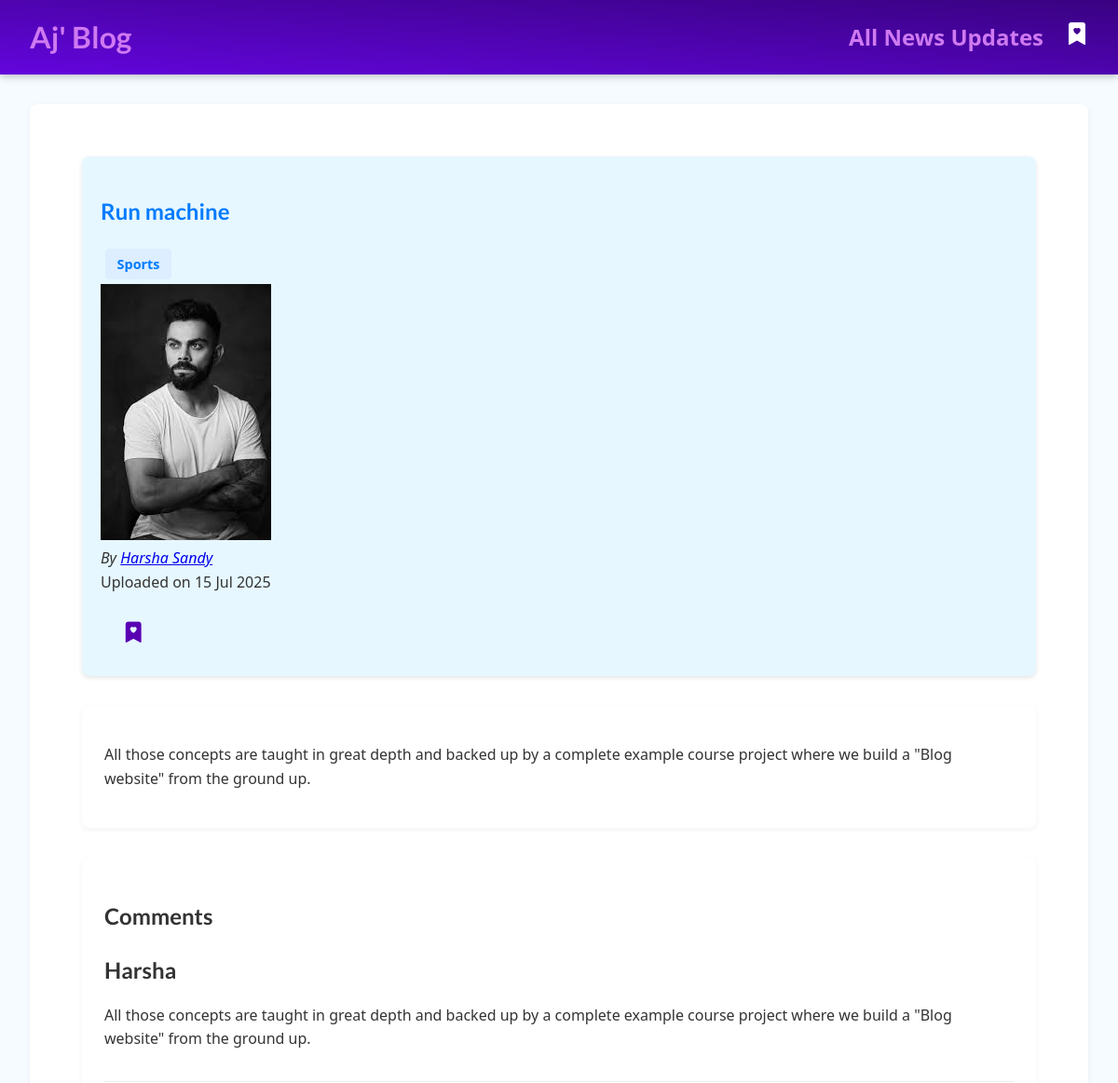
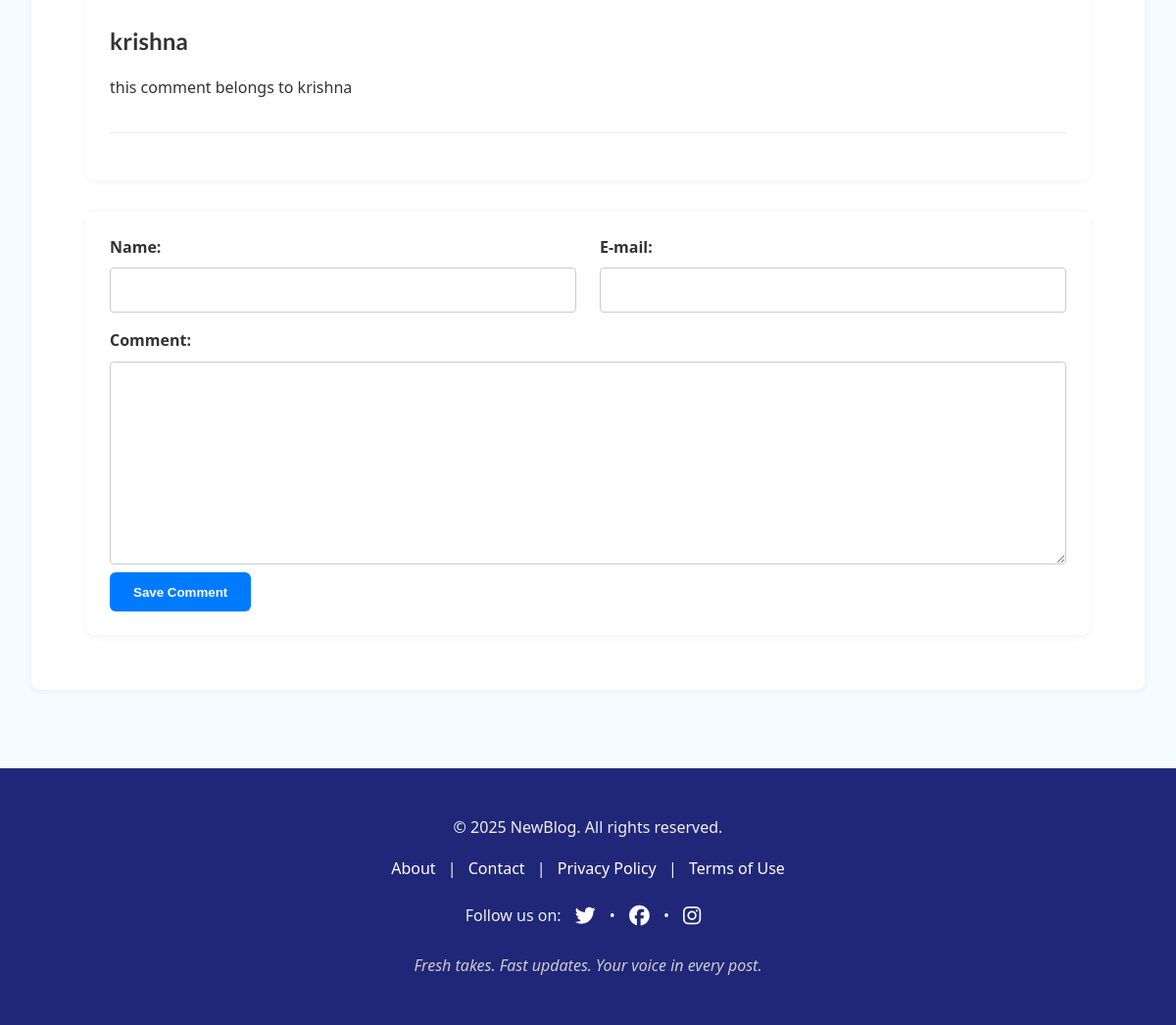
Screenshot of /posts/run-machine with the database file from the repository (2 pictures, top to bottom).
### blog/models.py (models this page shows, shortened)
class Post(models.Model):
    title=models.CharField(max_length=50)
    excerpt=models.CharField(max_length=200)
    image_name=models.ImageField(upload_to="posts",null=True)
    date = models.DateTimeField(auto_now_add=True)
    slug=models.SlugField(unique=True,db_index=True,allow_unicode=True)
    content=models.TextField(validators=[MinLengthValidator(10)])
    author=models.ForeignKey(Author,on_delete=models.SET_NULL,null=True)
    tag=models.ManyToManyField(Tag)

class Tag(models.Model):
    caption=models.CharField(max_length=100)

class Author(models.Model):
    first_name=models.CharField(max_length=50)
    last_name=models.CharField(max_length=50)
    email = models.EmailField(verbose_name="Email", max_length=254)
    def __str__(self):
        return f"{self.first_name} {self.last_name}"

class Comment(models.Model):
    user_name=models.CharField(max_length=120)
    user_email=models.EmailField()
    text=models.TextField(max_length=400)
    post=models.ForeignKey(Post,on_delete=models.CASCADE, related_name="comments")

### blog/views.py (the view, shortened to what this page needs)
# urls.py: path("posts/<str:slug>", views.post_details.as_view(), name='post_details'), #/posts/my-first-post
class post_details(View):
    def is_saved_post(self,request,post_id):
        saved_posts=request.session.get("saved_posts")
        if saved_posts is not None:
            is_saved_for_later=post_id in saved_posts
        else:
            is_saved_for_later=False
        return is_saved_for_later
    def get(self,request,slug):
        post_obj=Post.objects.get(slug=slug)
        context={
            "post":post_obj,
            "post_tag":post_obj.tag.all(),
            "comment_form":commetform(),
            "comments":post_obj.comments.all().order_by("-id")[:3],
            "saved_for_later":self.is_saved_post(request,post_obj.id)
        }
        return render(request,"blog/mainpost.html", context)

### blog/form.py
class commetform(forms.ModelForm):
    class Meta:
        model=Comment
        exclude=["post"]
        labels={
            "user_name":"Name",
            "user_email":"E-mail",
            "text":"Comment"
        }

### blog/templates/blog/mainpost.html (shortened to what this page needs)
{% extends "base.html" %}
{% load static %}
{% block css_files %}
    <link rel="stylesheet" href="{% static "blog/mainpostdetails.css"%}">
{% endblock  %}
{% block content %}
    <section id="summary">
        <h2>{{post.title}}</h2>
        <div>
            {% for i in post_tag%}
                <span class="tags">{{i.caption}}</span>
            {%endfor%}
        </div>
        <article>
            <img src="{{post.image_name.url}}" alt="pic"/>
            <address>By <a href="mailto:{{post.author.email}}"> {{post.author}}</a></address>
            <div>
                Uploaded on <time>{{ post.date|date:"d M Y" }}</time>
            </div>
            <div id="read-later">
                <form action="{% url "read-later" %}" method="POST">
                    {% if saved_for_later %}
                    <button type="submit" title="Remove from Saved">
                        <i class="bi bi-bookmark-x-fill"></i>
                    </button>
                    {% else %}
                    <button type="submit" title="Save for Later">
                        <i class="bi bi-bookmark-heart-fill"></i>
                    </button>
                    {% endif %}
                </form>
            </div>
        </article>
    </section>
    <main>
        <p>
           {{post.content|linebreaks}}
        </p>
    </main>
    <section id="comments">
        <h2>Comments</h2>
        <ul>
            {% for i in comments  %}
                <li>
                    <h2>{{i.user_name}}</h2>
                    <p>{{i.text|linebreaks}}</p>
                </li>
            {% endfor %}
        </ul>
    </section>
    <div class="styled-form-container">
        <form id="comment-form" action="{% url 'post_details' post.slug %}" method="POST">
            <div class="form-row">
                <div class="form-control {% if comment_form.user_name.errors %}invalid{% endif %}">
                    {{ comment_form.user_name.label_tag }}
                    {{ comment_form.user_name }}
                </div>
                <div class="form-control {% if comment_form.user_email.errors %}invalid{% endif %}">
                    {{ comment_form.user_email.label_tag }}
                    {{ comment_form.user_email }}
                </div>
            </div>
            <div class="form-control {% if comment_form.text.errors %}invalid{% endif %}">
                {{ comment_form.text.label_tag }}
                {{ comment_form.text }}
            </div>
            <button type="submit">Save Comment</button>
        </form>
    </div>
{% endblock  %}

### templates/base.html (shortened to what this page needs)
{% load static %}
<!DOCTYPE html>
<html lang="en">
<head>
    <link rel="stylesheet" href="{% static 'app.css' %}">
    <link rel="stylesheet" href="https://cdnjs.cloudflare.com/ajax/libs/font-awesome/6.5.0/css/all.min.css">
    <link rel="stylesheet" href="https://cdn.jsdelivr.net/npm/bootstrap-icons@1.10.0/font/bootstrap-icons.css">
    <link href="https://cdn.jsdelivr.net/npm/bootstrap-icons@1.10.5/font/bootstrap-icons.css" rel="stylesheet">
    {% block css_files %}{% endblock %}
</head>
<body>
  <div class="page-wrapper">
    <header id="main-navigation">
      <h1><a href="{% url "dashboard" %}">Aj' Blog</a></h1>
      <nav class="nav-items">
        <a href="{% url 'posts' %}" class="nav-link">All News Updates</a>
        <a href="{% url 'read-later' %}" title="Read Later" class="nav-icon">
          <svg xmlns="http://www.w3.org/2000/svg" width="24" height="24" fill="white" class="bi bi-bookmark-heart-fill" viewBox="0 0 16 16">
            <path d="M2 15.5a.5.5 0 0 0 .74.439L8 13.069l5.26 2.87A.5.5 0 0 0 14 15.5V2a2 2 0 0 0-2-2H4a2 2 0 0 0-2 2zM8 4.41c1.387-1.425 4.854 1.07 0 4.277C3.146 5.48 6.613 2.986 8 4.412z"/>
          </svg>
        </a>
      </nav>
    </header>
    <main>
      {% block content %}
      {% endblock %}
    </main>
    <footer>
      <div class="footer-content">
        <p>&copy; 2025 NewBlog. All rights reserved.</p>
        <nav>
          <a href="{% url "about" %}">About</a> |
          <a href="{% url "contact" %}">Contact</a> |
          <a href="{% url "privacy-policy" %}">Privacy Policy</a> |
          <a href="{% url "terms" %}">Terms of Use</a>
        </nav>
        <p>Follow us on:
          <a href="https://twitter.com" target="_blank"><i class="fab fa-twitter"></i></a> •
          <a href="https://facebook.com" target="_blank"><i class="fab fa-facebook"></i></a> •
          <a href="https://instagram.com" target="_blank"><i class="fab fa-instagram"></i></a>
        </p>
        <p class="footer-tagline">Fresh takes. Fast updates. Your voice in every post.</p>
      </div>
    </footer>
  </div>
</body>
</html>

### static/app.css (style rules this page uses)
* { box-sizing: border-box; }
html, body { height: 100%; margin: 0; padding: 0; }
.page-wrapper { display: flex; flex-direction: column; min-height: 100vh; }
main { flex: 1; }
html { font-family: 'Open Sans', 'Lato', sans-serif; }
body { margin: 0; }
h1, h2,h3 { font-family: 'Lato', sans-serif; font-weight: bold; }
#main-navigation { width: 100%; height: 5rem; display: flex; justify-content: space-between; align-items: center; padding: 0 10%; position: absolute; top: 0; left: 0; }
nav.nav-items { display: flex; align-items: center; gap: 1.5rem; }
.nav-link { font-size: 1.5rem; font-weight: bold; color: white; text-decoration: none; }
.nav-icon svg { transition: fill 0.3s ease; }
#main-navigation a { text-decoration: none; color: white; font-weight: bold; }
footer { background-color: #202778; color: #f0f0f0; padding: 2rem 1rem; text-align: center; font-family: 'Segoe UI', Tahoma, Geneva, Verdana, sans-serif; margin-top: 3rem; }
.footer-content { max-width: 900px; margin: 0 auto; }
footer nav a { color: white; margin: 0 8px; text-decoration: none; font-weight: 500; }
footer p a { margin: 0 10px; color: white; font-size: 1.3rem; transition: color 0.3s ease; }
footer p i { vertical-align: middle; }
.footer-tagline { margin-top: 1.5rem; font-style: italic; color: #ccc; }

### blog/static/blog/mainpostdetails.css (style rules this page uses)
#main-navigation { position: relative; background: linear-gradient(to right top, #6305dd, #390281); box-shadow: 0 2px 8px rgba(0, 0, 0, 0.25); padding: 1rem 2rem; }
#main-navigation a { text-decoration: none; color: #cf79f1; font-weight: bold; }
body { font-family: 'Segoe UI', Tahoma, Geneva, Verdana, sans-serif; background-color: #f5fbff; color: #333; padding: 0; line-height: 1.6; }
#summary { margin: 2rem; padding: 20px; border-radius: 8px; background-color: #e6f7ff; box-shadow: 0 2px 5px rgba(0, 0, 0, 0.1); }
#summary h2 { color: #007bff; margin-bottom: 1rem; }
.tags { display: inline-block; background-color: #dceeff; color: #007bff; padding: 0.3rem 0.8rem; margin: 0.3rem; border-radius: 5px; font-size: 0.9rem; font-weight: bold; }
#read-later { margin-top: 1rem; }
#read-later button { background: none; border: none; cursor: pointer; font-size: 1.4rem; color: #5a00b3; }
main, #comments { margin: 2rem; padding: 1.5rem; background: #ffffff; border-radius: 8px; box-shadow: 0 2px 6px rgba(0, 0, 0, 0.05); }
#comments h2 { margin-bottom: 1rem; }
#comments ul { list-style: none; padding: 0; }
#comments li { margin-bottom: 1.5rem; border-bottom: 1px solid #eee; padding-bottom: 1rem; }
.styled-form-container { margin: 2rem; background: #ffffff; padding: 1.5rem; border-radius: 8px; box-shadow: 0 2px 10px rgba(0, 0, 0, 0.05); }
.form-row { display: flex; gap: 1.5rem; margin-bottom: 1rem; }
.form-control { flex: 1; }
label { display: block; margin-bottom: 0.5rem; font-weight: 600; }
input, textarea { width: 100%; padding: 0.8rem; border: 1px solid #ccc; border-radius: 4px; font-family: inherit; }
textarea { min-height: 150px; }
button[type="submit"] { background-color: #007bff; color: white; padding: 0.8rem 1.5rem; border: none; border-radius: 6px; font-weight: 600; cursor: pointer; transition: background 0.2s ease; }

### rows the page displays
Post: title "Run machine", image_name (picture), author "Harsha Sandy", date "15 Jul 2025", content "All those concepts are taught in great depth and backed up by a complete example course project where we build a \"Blog website\" from the ground up."
Tag: caption "Sports"
Comment: user_name "Harsha", text "All those concepts are taught in great depth and backed up by a complete example course project where we build a \"Blog website\" from the ground up."
Comment: user_name "krishna", text "this comment belongs to krishna"

### other values shown
{{ comment_form.user_name.label_tag }} "Name:"
{{ comment_form.user_email.label_tag }} "E-mail:"
{{ comment_form.text.label_tag }} "Comment:"
